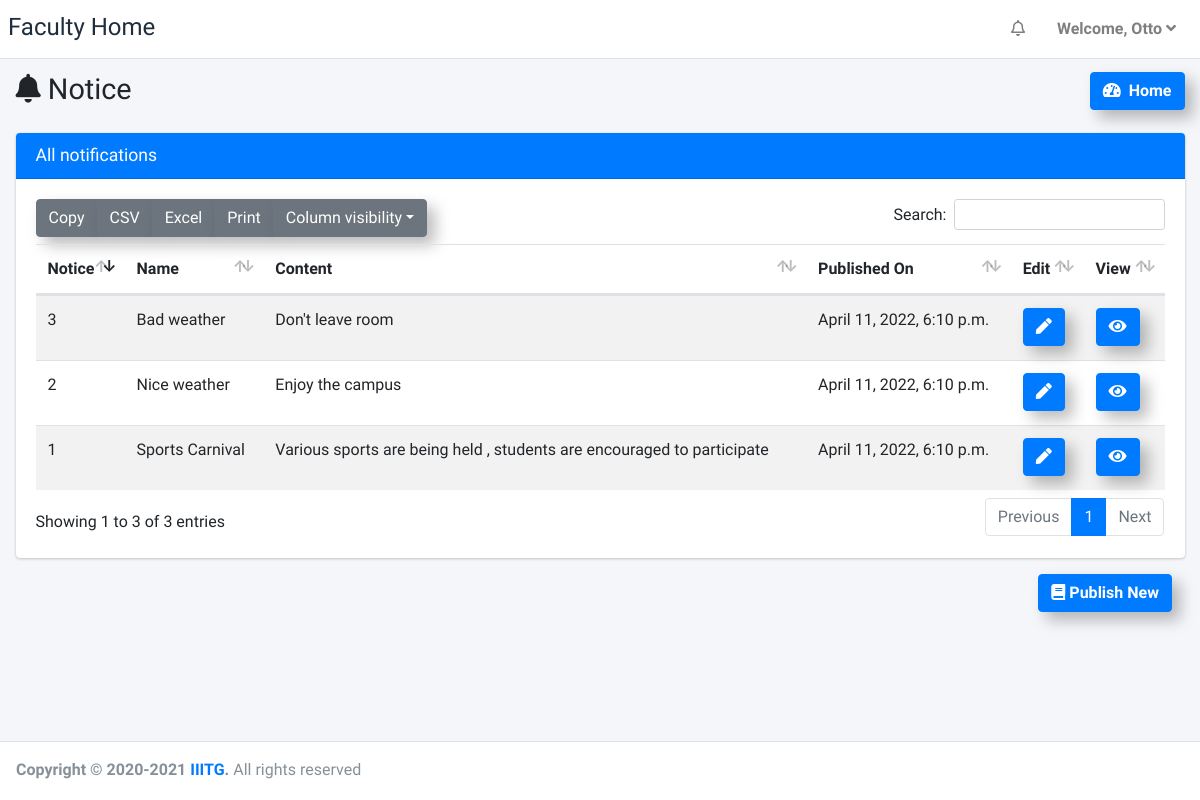
Page /faculty/MrX/notice/ (signed in) on the committed database.
### mySpace_app/models.py (models this page shows, shortened)
class Notice(models.Model):
    notice_name = models.CharField(max_length=255)
    content = models.TextField()
    published_on = models.DateTimeField(auto_now=True)

class InstPublish(models.Model):
    faculty = models.ForeignKey(Faculty, on_delete=models.CASCADE)
    notice = models.ForeignKey(Notice, on_delete=models.CASCADE)
    published_on = models.DateTimeField(auto_now=True)
    class Meta:
        unique_together = (('faculty', 'notice'), )

### mySpace_app/views.py (the view)
# urls.py: path('faculty/<str:username>/notice/', views.faculty_notice_home, name="faculty_notice_home"),
def faculty_notice_home(request, username):
	res = checkUser(request, username)
	if res: return res
	try:
		user = Faculty.objects.get(user=request.user)
		published = InstPublish.objects.filter(faculty=user)
	except Exception as e:
		return redirect('/')
	noticeList = []
	for entry in published:
		noticeList.append({'note': entry.notice, 'published' :entry.published_on})
	return render(request, 'faculty_templates/faculty_notice_home.html', {'notices': noticeList})

### mySpace_app/utility.py (called while the page is built)
def checkUser(request, username):
    if request.user.is_anonymous:
        return redirect('/login')
    elif request.user.username != username:
        return redirect('/')
    return None

### mySpace_app/templates/faculty_templates/faculty_notice_home.html (shortened to what this page needs)
{% extends 'faculty_templates/base.html' %}
{% load static %}
{% load humanize %}
{% block page_title %}
<i class="nav-icon fas fa-bell"></i> Notice
{% endblock page_title %}
{% block custom_css %}
<link rel="stylesheet" href="{% static "plugins/datatables-bs4/css/dataTables.bootstrap4.min.css" %}">
<link rel="stylesheet" href="{% static "plugins/datatables-responsive/css/responsive.bootstrap4.min.css" %}">
<link rel="stylesheet" href="{% static "plugins/datatables-buttons/css/buttons.bootstrap4.min.css" %}">
{% endblock custom_css %}
{% block main_content %}
<section class="content">
  <div class="container-fluid">
    <div class="row">
      <div class="col-12">
        <div class="card card-primary">
          <div class="card-header">
            <h3 class="card-title">All notifications</h3>
          </div>
          <div class="card-body">
            <table id="example1" class="table table-striped">
              <thead>
                <tr>
                  <th>Notice</th>
                  <th>Name</th>
                  <th>Content</th>
                  <th>Published On</th>
                  <th>Edit</th>
                  <th>View</th>
                </tr>
              </thead>
              <tbody>
                {% for notice in notices %}
                <tr>
                  <td style="width: 50px;">{{ notice.note.id }}</td>
                  <td>{{ notice.note.notice_name }}</td>
                  <td style="max-width: 500px;"><p style="text-overflow: ellipsis; overflow: hidden; white-space: nowrap;">{{ notice.note.content }}</p></td>
                  <td>{{ notice.published }}</td>
                  <td><a class="btn btn-primary shadow-custom font-weight-bold" href="{% url 'faculty_notice_edit' user.username notice.note.id %}"><i class="nav-icon fas fa-pen"></i></a></td>
                  <td><a class="btn btn-primary shadow-custom font-weight-bold" href="{% url 'notice_view' user.username notice.note.id %}"><i class="nav-icon fas fa-eye"></i></a></td>
                </tr>
                {% endfor %}
              </tbody>
            </table>
          </div>
        </div>
      </div>
    </div>
    <div class="row">
        <a class="btn btn-primary font-weight-bold" href="{% url 'faculty_notice_publish' user.username %}" style="margin-left: auto;
        margin-right: 20px;margin-bottom: 20px;"><i class="nav-icon fas fa-book"></i>  Publish New</a>
    </div>
  </div>
</section>
{% endblock main_content %}

### mySpace_app/templates/faculty_templates/base.html (shortened to what this page needs)
{% load static %}
{% load humanize %}
<!DOCTYPE html>
<html>
<head>
  <link rel="stylesheet" href="{% static "plugins/fontawesome-free/css/all.min.css" %}">
  <link rel="stylesheet" href="https://code.ionicframework.com/ionicons/2.0.1/css/ionicons.min.css">
  <link rel="stylesheet" href="{% static "plugins/tempusdominus-bootstrap-4/css/tempusdominus-bootstrap-4.min.css" %}">
  <link rel="stylesheet" href="{% static "plugins/icheck-bootstrap/icheck-bootstrap.min.css" %}">
  <link rel="stylesheet" href="{% static "plugins/jqvmap/jqvmap.min.css" %}">
  <link rel="stylesheet" href="{% static "dist/css/adminlte.min.css" %}">
  <link rel="stylesheet" href="{% static "plugins/overlayScrollbars/css/OverlayScrollbars.min.css" %}">
  <link rel="stylesheet" href="{% static "plugins/daterangepicker/daterangepicker.css" %}">
  <link rel="stylesheet" href="{% static "plugins/summernote/summernote-bs4.css" %}">
  <link rel="stylesheet" href="{% static "custom/css/style.css" %}">
  {% block custom_css %}  {% endblock custom_css %}
</head>
<body class="hold-transition sidebar-mini layout-fixed layout-navbar-fixed">
<div class="wrapper">
  <nav class="main-header navbar navbar-expand navbar-white navbar-light" style="margin-left: 0;">
    <h4 class="title-c1" style="margin-top: 5px;">
      <span class="desktop">Faculty Home</span>
    </h4>
    <ul class="navbar-nav ml-auto">
      <li class="nav-item dropdown">
        <a class="nav-link" data-toggle="dropdown" href="#">
          <i class="far fa-bell"></i>
        </a>
      </li>
      <li class="nav-item d-flex">
        <a class="nav-link title-c2" style="white-space: nowrap; cursor: pointer;" data-toggle="dropdown" aria-haspopup="true" aria-expanded="false">
          <span class="hidden">Welcome, </span>{{ user.first_name }}
          <i class="fas fa-angle-down"></i>
        </a>
      </li>
    </ul>
  </nav>
   <div class="content-wrapper" style="margin-left: 0;">
    <div class="content-header">
      <div class="container-fluid">
        <div class="row mb-2">
          <div class="col-sm-6">
            <h1 class="m-0">
                {% block page_title %}
                {% endblock page_title %}
            </h1>
          </div>
          <div class="col-sm-6">
            <ol class="breadcrumb float-sm-right">
              <li class="breadcrumb-item"><a class="btn btn-primary shadow-custom font-weight-bold" href="{% url 'faculty_home' user %}"><i class="nav-icon fas fa-tachometer-alt mr-2"></i>Home</a></li>
            </ol>
          </div>
        </div>
      </div>
    </div>
     {% block main_content %}{% endblock main_content %}
  </div>
    {% include 'faculty_templates/footer.html' %}
</div>
</body>
</html>

### mySpace_app/static/custom/css/style.css (style rules this page uses)
.shadow-custom { box-shadow: 8px 8px 15px rgba(0, 0, 0, 0.267) !important; }
.breadcrumb-item { margin-top: 10px; display: none; }
@media screen and (min-width: 992px) { .breadcrumb-item { margin-top: 0px; display: inline-block; } }
.btn { box-shadow: 8px 8px 15px rgba(0, 0, 0, 0.267) !important; }

### mySpace_app/templates/faculty_templates/base.html (style rules this page uses)
.title-c1 { font-size: 20px; }
.desktop { font-size: 0px; }
.title-c2 { font-size: 15px; }
.hidden { font-size: 0; }
@media screen and (min-width: 992px) { .title-c1 { font-size: 24px; } }
@media screen and (min-width: 992px) { .desktop { font-size: 24px; } }
@media screen and (min-width: 992px) { .title-c2 { font-size: 16px; font-weight: 600; } }
@media screen and (min-width: 992px) { .hidden { font-size: 16px; } }

### rows in the picture
Notice: note.id "1", note.notice_name "Sports Carnival", note.content "Various sports are being held , students are encouraged to participate", published "April 11, 2022, 6:10 p.m."
Notice: note.id "2", note.notice_name "Nice weather", note.content "Enjoy the campus", published "April 11, 2022, 6:10 p.m."
Notice: note.id "3", note.notice_name "Bad weather", note.content "Don't leave room", published "April 11, 2022, 6:10 p.m."

### other values in the picture
{{ user.first_name }} "Otto"
